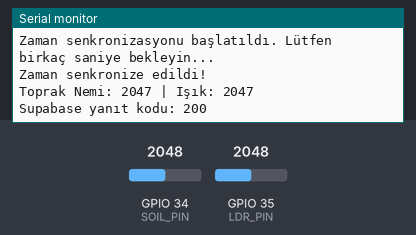
Bench run of a sketch on a simulated ESP32. On the bench: the last lines printed to the serial monitor. The inputs (shaded band) are chosen by the test bench; at power-on: GPIO 34 (SOIL_PIN) = 2048, GPIO 35 (LDR_PIN) = 2048 (analog values on the 0–4095 scale). WiFi joins after 1.5 s; servers stay silent unless stated; uploads are accepted with an empty reply; the local clock reads 2024-03-15 10:24:30 at power-on unless the sketch sets it.

Above: at 2.7 s.
2.8 s: GPIO 34 (SOIL_PIN) set to 2866
At 2.87 s:
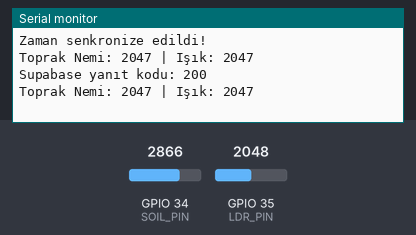
4.5 s: GPIO 35 (LDR_PIN) set to 2866
At 6.0 s:
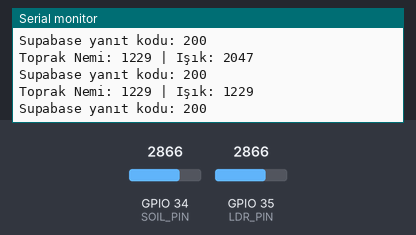
6.2 s: GPIO 34 (SOIL_PIN) set to 3603
At 7.0 s:
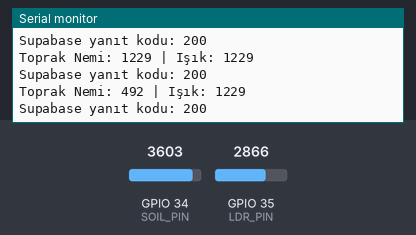
7.9 s: GPIO 35 (LDR_PIN) set to 3603
At 9.7 s:
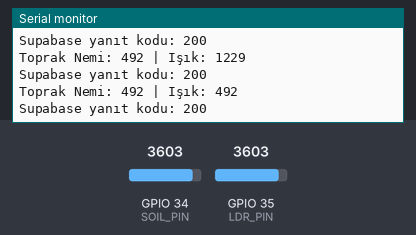
Timing chart, 0 to 10.6 s (numbered marks = the images above; inputs shaded):
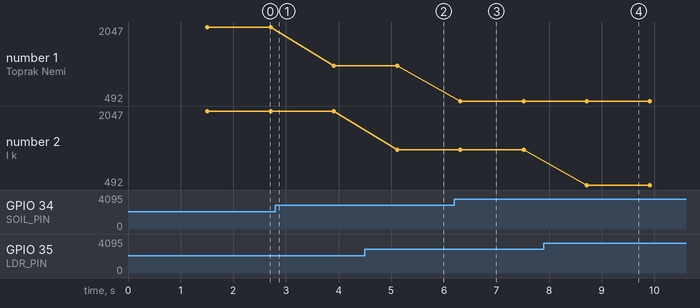

The sketch:

plant_monitor.ino
```cpp
#include <WiFi.h>
#include <HTTPClient.h>
#include <time.h>

// WiFi Ayarları - Kendi değerlerinizle değiştirin
const char* ssid = "YOUR_WIFI_SSID";
const char* password = "YOUR_WIFI_PASSWORD";

// Supabase Ayarları - Kendi değerlerinizle değiştirin
String supabaseUrl = "YOUR_SUPABASE_URL/rest/v1/sensor_data";
String supabaseApiKey = "YOUR_SUPABASE_ANON_KEY";

#define SOIL_PIN 34
#define LDR_PIN 35

// Bitki ID'si - Kendi bitki ID'nizle değiştirin
String plantId = "YOUR_PLANT_ID";

void setup() {
  Serial.begin(115200);

  // ADC ayarları: 12-bit çözünürlük ve geniş giriş aralığı için 11 dB attenuasyon
  analogReadResolution(12);
  analogSetPinAttenuation(SOIL_PIN, ADC_11db);
  analogSetPinAttenuation(LDR_PIN, ADC_11db);

  WiFi.begin(ssid, password);
  Serial.print("Wi-Fi'a bağlanılıyor");
  while (WiFi.status() != WL_CONNECTED) {
    delay(500);
    Serial.print(".");
  }
  Serial.println("\nWi-Fi bağlandı!");

  // Zaman senkronizasyonu
  configTime(0, 0, "pool.ntp.org", "time.nist.gov");
  Serial.println("Zaman senkronizasyonu başlatıldı. Lütfen birkaç saniye bekleyin...");

  struct tm timeinfo;
  while (!getLocalTime(&timeinfo)) {
    Serial.print(".");
    delay(500);
  }
  Serial.println("\nZaman senkronize edildi!");
}

void loop() {
  if (WiFi.status() == WL_CONNECTED) {
    // Sensör verilerini oku
    int soilRawValue = analogRead(SOIL_PIN);
    int soilValue = 4095 - soilRawValue; // 0 ↔ 4095 tersleme
    int lightRawValue = analogRead(LDR_PIN);
    int lightValue = 4095 - lightRawValue;

    Serial.print("Toprak Nemi: ");
    Serial.print(soilValue);
    Serial.print(" | Işık: ");
    Serial.println(lightValue);

    // JSON verisi oluştur
    String jsonData = "{";
    jsonData += "\"plant_id\": \"" + plantId + "\",";
    jsonData += "\"humidity\": " + String(soilValue) + ",";
    jsonData += "\"light\": " + String(lightValue) + ",";
    jsonData += "\"recorded_at\": \"" + getISOTime() + "\"";
    jsonData += "}";

    // Supabase'e POST isteği gönder
    HTTPClient http;
    http.begin(supabaseUrl);
    http.addHeader("Content-Type", "application/json");
    http.addHeader("Accept", "application/json");
    http.addHeader("apikey", supabaseApiKey);
    http.addHeader("Authorization", "Bearer " + supabaseApiKey);
    http.addHeader("Prefer", "return=representation");

    int httpResponseCode = http.POST(jsonData);

    if (httpResponseCode > 0) {
      Serial.print("Supabase yanıt kodu: ");
      Serial.println(httpResponseCode);
      Serial.println(http.getString());
    } else {
      Serial.print("HTTP hata kodu: ");
      Serial.println(httpResponseCode);
    }
    http.end();
  } else {
    Serial.println("Wi-Fi bağlantısı koptu, yeniden bağlanılıyor...");
    WiFi.begin(ssid, password);
  }

  delay(1000); // 1 saniyede bir veri gönder
}

// ISO 8601 Zaman Formatı
String getISOTime() {
  time_t now;
  time(&now);
  // 3 saat geri kaydır (Türkiye saati UTC+3 olduğu için UTC'ye göre 3 saat önce)
  now -= 3 * 3600;

  struct tm timeinfo;
  gmtime_r(&now, &timeinfo);

  char buf[25];
  strftime(buf, sizeof(buf), "%Y-%m-%dT%H:%M:%SZ", &timeinfo);
  return String(buf);
}
```

Measured:
- after the input at 4.5 s, the serial monitor: prints a new line after 0.61 s (image 2)
- after the input at 6.2 s, the serial monitor: prints a new line after 0.11 s (image 3)
- after the input at 7.9 s, the serial monitor: prints a new line after 0.81 s (image 4)
- plotted number 1: 2047 → 1229 after the input at 2.8 s, 1229 → 492 after the input at 6.2 s
